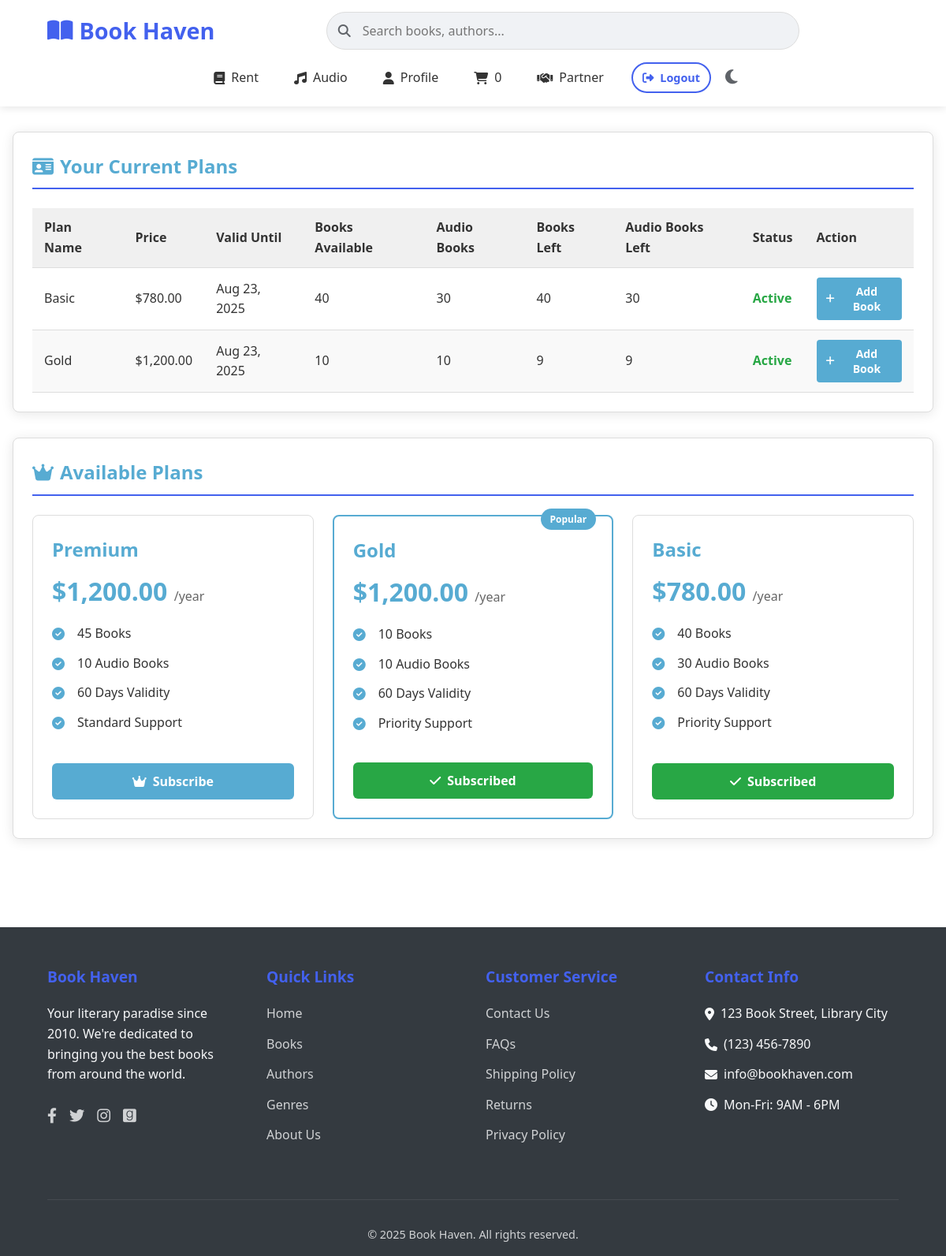
Screenshot of /php/subscription_plan.php (signed in) with the database file from the repository.
### tables this page shows
CREATE TABLE `user_subscriptions` (
  `user_subscription_id` int(11) NOT NULL,
  `user_id` int(11) NOT NULL,
  `subscription_plan_id` int(11) NOT NULL,
  `start_date` datetime DEFAULT current_timestamp(),
  `end_date` datetime NOT NULL,
  `status` enum('active','expired','cancelled','pending') DEFAULT 'pending',
  `renew` int(11) NOT NULL DEFAULT 0,
  `auto_renew` tinyint(1) DEFAULT 0,
  `available_audio` int(11) NOT NULL,
  `used_audio_book` int(11) DEFAULT NULL,
  `available_rent_book` int(11) NOT NULL,
  `used_rent_book` int(11) DEFAULT NULL
);

CREATE TABLE `subscription_plans` (
  `plan_id` int(11) NOT NULL,
  `plan_name` varchar(100) NOT NULL,
  `price` decimal(10,2) NOT NULL,
  `validity_days` int(11) NOT NULL,
  `book_quantity` int(11) DEFAULT 0,
  `audiobook_quantity` int(11) DEFAULT 0,
  `description` text DEFAULT NULL,
  `status` enum('active','inactive') DEFAULT 'active',
  `created_at` datetime DEFAULT current_timestamp(),
  `updated_at` datetime DEFAULT current_timestamp() ON UPDATE current_timestamp()
);

### php/subscription_plan.php (the view, shortened to what this page needs)
<?php
require_once '../db_connection.php';
$currentPlans = [];
if (isset($_SESSION['user_id'])) {
    $userId = $_SESSION['user_id'];
    $currentPlanQuery = "SELECT sp.*, us.user_subscription_id, us.*,
                         DATEDIFF(us.end_date, NOW()) AS days_left,
                         us.available_audio AS audio_left,
                         us.available_rent_book AS books_left,
                         CASE
                             WHEN us.end_date > NOW() THEN 'active'
                             ELSE 'expired'
                         END AS subscription_status
                         FROM user_subscriptions us
                         JOIN subscription_plans sp ON us.subscription_plan_id = sp.plan_id
                         WHERE us.user_id = ? AND (us.status = 'active' OR us.status = 'expired')
                         ORDER BY us.end_date DESC";
    $stmt = $conn->prepare($currentPlanQuery);
    $stmt->bind_param("i", $userId);
    $stmt->execute();
    $result = $stmt->get_result();
    while ($row = $result->fetch_assoc()) {
        $currentPlans[] = $row;
    }
}
$plansQuery = "SELECT * FROM subscription_plans WHERE status = 'active'";
$plansResult = $conn->query($plansQuery);
$plans = [];
while ($row = $plansResult->fetch_assoc()) {
    $plans[] = $row;
}
?>
<!DOCTYPE html>
<html lang="en">
<head>
    <link rel="stylesheet" href="https://cdnjs.cloudflare.com/ajax/libs/font-awesome/6.0.0-beta3/css/all.min.css">
    <link rel="stylesheet" href="/BookHeaven2.0/css/subscriptions_plan.css">
</head>
<body>
    <?php include_once("../header.php") ?>
    <main>
        <section class="current-plan">
            <h2><i class="fas fa-id-card"></i> Your Current Plans</h2>
            <?php if (!empty($currentPlans)): ?>
                <table>
                    <thead>
                        <tr>
                            <th>Plan Name</th>
                            <th>Price</th>
                            <th>Valid Until</th>
                            <th>Books Available</th>
                            <th>Audio Books</th>
                            <th>Books Left</th>
                            <th>Audio Books Left</th>
                            <th>Status</th>
                            <th>Action</th>
                        </tr>
                    </thead>
                    <tbody class="current-plan-tbody">
                        <?php foreach ($currentPlans as $plan): ?>
                            <tr>
                                <td><?= htmlspecialchars($plan['plan_name']) ?></td>
                                <td>$<?= number_format($plan['price'], 2) ?></td>
                                <td><?= date('M d, Y', strtotime($plan['end_date'])) ?></td>
                                <td><?= $plan['book_quantity'] ?></td>
                                <td><?= $plan['audiobook_quantity'] ?></td>
                                <td><?= $plan['books_left'] ?? 0 ?></td>
                                <td><?= $plan['audio_left'] ?? 0 ?></td>
                                <td class="<?= $plan['subscription_status'] === 'active' ? 'status-active' : 'status-expired' ?>">
                                    <?= ucfirst($plan['subscription_status']) ?>
                                </td>
                                <td>
                                    <?php if ($plan['subscription_status'] === 'active'): ?>
                                        <button class="action-btn"
                                            onclick="window.location.href='book_add_to_subscription.php?plan_type=<?= urlencode(strtolower($plan['plan_name'])) ?>&sub_id=<?= $plan['user_subscription_id'] ?>'">
                                            <i class="fas fa-plus"></i> Add Book
                                        </button>
                                    <?php endif; ?>
                                </td>
                            </tr>
                        <?php endforeach; ?>
                    </tbody>
                </table>
            <?php else: ?>
                <p class="no-plan">You don't have any active subscription plans. Please subscribe to access books and audio books.</p>
            <?php endif; ?>
        </section>
        <section class="available-plans">
            <h2><i class="fas fa-crown"></i> Available Plans</h2>
            <div class="plans-grid">
                <?php foreach ($plans as $plan):
                    $hasActive = false;
                    $hasExpired = false;
                    foreach ($currentPlans as $current) {
                        if ($current['plan_id'] == $plan['plan_id']) {
                            if ($current['subscription_status'] === 'active') {
                                $hasActive = true;
                            } else {
                                $hasExpired = true;
                            }
                        }
                    }
                ?>
                    <div class="plan-card <?= $plan['plan_id'] == 2 ? 'popular' : '' ?>">
                        <?php if ($plan['plan_id'] == 2): ?>
                            <div class="popular-badge">Popular</div>
                        <?php endif; ?>
                        <h3 class="plan-name"><?= htmlspecialchars($plan['plan_name']) ?></h3>
                        <p class="plan-price">$<?= number_format($plan['price'], 2) ?>
                            <span>/<?= $plan['validity_days'] > 30 ? 'year' : 'month' ?></span>
                        </p>
                        <div class="plan-features">
                            <div class="plan-feature">
                                <i class="fas fa-check-circle"></i>
                                <?= $plan['book_quantity'] ?> Books
                            </div>
                            <div class="plan-feature">
                                <i class="fas fa-check-circle"></i>
                                <?= $plan['audiobook_quantity'] ?> Audio Books
                            </div>
                            <div class="plan-feature">
                                <i class="fas fa-check-circle"></i>
                                <?= $plan['validity_days'] ?> Days Validity
                            </div>
                            <div class="plan-feature">
                                <i class="fas fa-check-circle"></i>
                                <?= $plan['plan_id'] == 1 ? 'Standard' : 'Priority' ?> Support
                            </div>
                        </div>
                        <?php if ($hasActive): ?>
                            <button class="subscribe-btn success" disabled>
                                <i class="fas fa-check"></i> Subscribed
                            </button>
                        <?php else: ?>
                            <button class="subscribe-btn"
                                onclick="openModal(
                                    '<?= addslashes($plan['plan_name']) ?>',
                                    '<?= $plan['price'] ?>',
                                    '<?= $plan['book_quantity'] ?>',
                                    '<?= $plan['audiobook_quantity'] ?>',
                                    '<?= $plan['validity_days'] ?>',
                                    '<?= $plan['plan_id'] ?>'
                                )">
                                <i class="fas fa-crown"></i> Subscribe
                            </button>
                        <?php endif; ?>
                    </div>
                <?php endforeach; ?>
            </div>
        </section>
    </main>
    <?php include_once("../footer.php") ?>
</body>
</html>

### css/subscriptions_plan.css (style rules this page uses)
:root { --primary-color: #57abd2; --primary-dark: #3d8eb4; --secondary-color: #f8f5fc; --accent-color: rgb(223, 219, 227); --text-color: #333; --text-light: #666; --light-purple: #e6d9f2; --dark-text: #212529; --light-text: #f8f9fa; --card-bg: #ffffff; --aside-bg: #f0f2f5; --nav-hover: #e0e0e0; --success-color: #28a745; --warning-color: #ffc107; --danger-color: #dc3545; --border-color: #e0e0e0; --hover-bg: #f5f5f5; --even-row-bg: #f9f9f9; --header-bg: #f0f0f0; --header-text: #333; --card-shadow: 0 2px 15px rgba(0, 0, 0, 0.1); }
* { margin: 0; padding: 0; box-sizing: border-box; font-family: "Segoe UI", Tahoma, Geneva, Verdana, sans-serif; transition: background-color 0.3s, color 0.3s, border-color 0.3s; }
body { background-color: var(--aside-bg); color: var(--text-color); line-height: 1.6; }
main { padding: 2rem 1rem; max-width: 1200px; margin: 0 auto; }
section { background: var(--card-bg); border-radius: 8px; box-shadow: var(--card-shadow); margin-bottom: 2rem; padding: 1.5rem; border: 1px solid var(--border-color); }
h2 { color: var(--primary-color); margin-bottom: 1.5rem; font-size: 1.5rem; border-bottom: 2px solid var(--accent-color); padding-bottom: 0.5rem; display: flex; align-items: center; gap: 0.5rem; }
.current-plan { overflow-x: auto; }
table { width: 100%; border-collapse: collapse; margin-top: 1rem; background-color: var(--card-bg); color: var(--text-color); }
th, td { padding: 12px 15px; text-align: left; border-bottom: 1px solid var(--border-color); }
th { background-color: var(--header-bg); color: var(--header-text); font-weight: 600; }
tr:nth-child(even) { background-color: var(--even-row-bg); }
.status-active { color: var(--success-color); font-weight: bold; }
.action-btn { background-color: var(--success-color); color: white; border: none; padding: 0.5rem 1rem; border-radius: 4px; cursor: pointer; font-size: 0.9rem; font-weight: bold; transition: background-color 0.3s ease; display: inline-flex; align-items: center; gap: 0.5rem; }
.action-btn i { font-size: 0.8rem; }
.plans-grid { display: grid; grid-template-columns: repeat(auto-fill, minmax(300px, 1fr)); gap: 1.5rem; margin-top: 1.5rem; }
.plan-card { border: 1px solid var(--border-color); border-radius: 8px; padding: 1.5rem; transition: transform 0.3s ease, box-shadow 0.3s ease; display: flex; flex-direction: column; background-color: var(--card-bg); position: relative; }
.plan-card.popular { border: 2px solid var(--primary-color); }
.popular-badge { position: absolute; top: -10px; right: 20px; background-color: var(--primary-color); color: white; padding: 0.25rem 0.75rem; border-radius: 20px; font-size: 0.75rem; font-weight: bold; }
.plan-name { font-size: 1.5rem; color: var(--primary-color); margin-bottom: 0.5rem; font-weight: 600; }
.plan-price { font-size: 2rem; font-weight: bold; color: var(--primary-color); margin-bottom: 1rem; }
.plan-price span { font-size: 1rem; color: var(--text-light); font-weight: normal; }
.plan-features { margin-bottom: 1.5rem; flex-grow: 1; }
.plan-feature { margin-bottom: 0.75rem; display: flex; align-items: center; color: var(--text-color); }
.plan-feature i { margin-right: 0.75rem; color: var(--primary-color); min-width: 20px; }
.subscribe-btn { background-color: var(--primary-color); color: white; border: none; padding: 0.75rem; border-radius: 6px; cursor: pointer; font-size: 1rem; font-weight: bold; transition: background-color 0.3s ease; width: 100%; margin-top: auto; display: flex; align-items: center; justify-content: center; gap: 0.5rem; }
.subscribe-btn.success { background-color: var(--success-color); cursor: default; }

### php/subscription_plan.php (style rules this page uses)
.action-btn { background-color: var(--primary-color); color: white; border: none; padding: 8px 12px; border-radius: 4px; cursor: pointer; font-size: 14px; transition: background-color 0.3s; }

### header.php (style rules this page uses)
:root { --bg-color: #ffffff; --text-color: #333333; --accent-color: #4361ee; --search-bg: #f0f2f5; --border-color: #dddddd; --icon-color: #5f6368; --shadow: 0 2px 10px rgba(0, 0, 0, 0.1); }
* { margin: 0; padding: 0; box-sizing: border-box; transition: background 0.3s, color 0.3s; }
body { font-family: "Segoe UI", Tahoma, Geneva, Verdana, sans-serif; background-color: var(--bg-color); color: var(--text-color); }

### rows the page displays
user_subscriptions: subscription_plan.plan_name "Basic", subscription_plan.price "780.00", end_date "Aug 23, 2025", subscription_plan.book_quantity "40", subscription_plan.audiobook_quantity "30", available_rent_book "40", available_audio "30", subscription_status "Active"
user_subscriptions: subscription_plan.plan_name "Gold", subscription_plan.price "1,200.00", end_date "Aug 23, 2025", subscription_plan.book_quantity "10", subscription_plan.audiobook_quantity "10", available_rent_book "9", available_audio "9", subscription_status "Active"
subscription_plans: plan_name "Premium", price "1,200.00", shows "year", book_quantity "45", audiobook_quantity "10", validity_days "60", shows "Standard"
subscription_plans: shows "Popular", plan_name "Gold", price "1,200.00", shows "year", book_quantity "10", audiobook_quantity "10", validity_days "60", shows "Priority", shows "Subscribed"
subscription_plans: plan_name "Basic", price "780.00", shows "year", book_quantity "40", audiobook_quantity "30", validity_days "60", shows "Priority", shows "Subscribed"

### other values shown
$cart_count "0"
